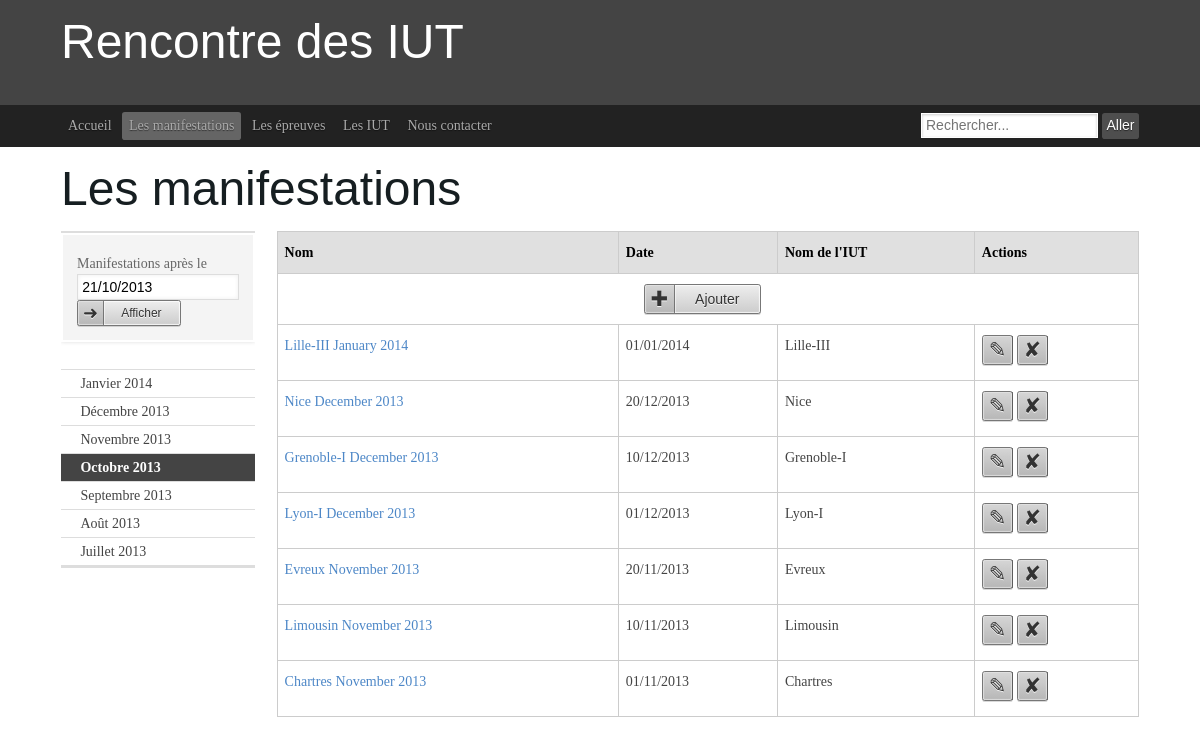
Page /manifs.php on the committed database.
### tables this page shows
create table manifestation (
numMan int(5) not null auto_increment,
nomMan varchar(80),
dateMan date,
noIut int(5) not null,
primary key (numMan),
foreign key (noIut) references iut(noIut) on update cascade on delete cascade
);

create table iut (
noIut int(5) not null auto_increment,
nomIut varchar(80),
adresse varchar(80),
nbEtudiants int(5),
primary key (noIut)
);

### include/queryUtil.php (called while the page is built, shortened)
<?php
function query($query) {
    $bdd = mysqli_connect('aquassaut.pwnz.org','proje','tbdd','projet');
    $result = mysqli_query($bdd, $query);
    $array_sultat = [];
    $compteur = 0;
    while($row = $result->fetch_row()) {
        $array_sultat[$compteur] = $row;
        $compteur += 1;
    }
    return $array_sultat;
}
?>

### view/manifsView.php (called while the page is built, shortened)
<?php
require_once "include/queryUtil.php";
function selectAllManifestationsAfter($date) {
    $q = 'select numMan, nomMan, date_format(dateMan, "%d/%m/%Y"), nomIut, m.noIUT
          from manifestation as m
          inner join iut i on m.noIut = i.noIut
          where dateMan > date("'.$date.'")
          order by dateMan desc;';
    return query($q);
}
?>

### manifs.php (the view, shortened to what this page needs)
<?php
require_once "include/pageTemplate.php";
require_once "view/manifsView.php";
function surroundingMonths($date) {
    echo('
                    <aside class="ym-g18 ym-gl ym-vlist">
                        <ul>
    ');
    $monthToString = [
        "Janvier",
        "Février",
        "Mars",
        "Avril",
        "Mai",
        "Juin",
        "Juillet",
        "Août",
        "Septembre",
        "Octobre",
        "Novembre",
        "Décembre"
    ];
    $arrayDate = explode("/", $date);
    $month = $arrayDate[1] - 1;
    echo('
                            <form id="formDate"  onsubmit="return checkDate();">
                                <li>
                                    <div class="ym-form ym-full">
                                        <div class="ym-fbox">
                                            <label for="Date ">Manifestations après le</label>
                                            <input id="date" type="text" name="date" value="'.$date.'" placeholder="jj/mm/aaaa" />
                                            <button type="submit" class="ym-button ym-next ym-small" name="Afficher" onClick="checkDate();" >Afficher</button>
                                        </div>
                                    </div>
                                </li>
                            </form>
                            <li>
                                <span id="errorDate"></span>
                            </li>
    ');
    for ($i = 3; $i >= -3; $i -= 1) {
        $m = $month + $i;
        $y = $arrayDate[2];
        if ($m < 0) {
            $y -= 1;
            $m += 12;
        } elseif ($m > 11) {
            $y += 1;
            $m -= 12;
        } elseif($i === 0) {
            echo ('
                            <li class="active"><strong>'.$monthToString[$m].' '.$y.'</strong></li>
            ');
            continue;
        }
        echo ('
                            <li><a href="?date=01/'.($m + 1).'/'.$y.'&month=true">'.$monthToString[$m].' '.$y.'</a></li>
        ');
    }
    echo('
                        </ul>
                    </aside>
    ');
}
function printManifestations($date, $bymonth) {
    list($jj,$mm,$yy) = explode("/",$date);
    if($bymonth)
        $manifs = selectAllManifestationsInMonth($yy."-".$mm."-".$jj);
    else
        $manifs = selectAllManifestationsAfter($yy."-".$mm."-".$jj);
    echo('
                    <script src="include/scriptManifs.js"></script>
                    <article class="ym-g80 ym-gr ym-content">
                        <table class="bordertable">
                            <thead>
                                <tr>
                                    <th>Nom</th>
                                    <th>Date</th>
                                    <th>Nom de l\'IUT</th>
                                    <th>Actions</th>
                                </tr>
                            </thead>
                            <tbody>
                                <tr id="0">
                                    <td colspan="4">
                                        <center>
                                            <button class="ym-button ym-add" onclick="popForm(0,0);">Ajouter</button>
                                        </center>
                                    </td>
                                </tr>
    ');
    foreach($manifs as $manif) {
        echo('
                                <tr id="'.$manif[0].'">
                                    <td><a id="manif-nom-'.$manif[0].'" href="manifDetail.php?num='.$manif[0].'" >'.$manif[1].'</a></td>
                                    <td id="manif-date-'.$manif[0].'">'.$manif[2].'</td>
                                    <td id="manif-nomIUT-'.$manif[0].'">'.$manif[3].'</td>
                                    <td>
                                        <form id="form-manif-'.$manif[0].'" method="post" action="">
                                            <input type="hidden" name="action" value="delete">
                                            <input type="hidden" name="id" value="'.$manif[0].'">
                                        </form>
                                        <button class="ym-button ym-edit ym-ico-btn" onclick="popForm('.$manif[0].','.$manif[4].');"></button>
                                        <button class="ym-button ym-delete ym-ico-btn" onclick="document.getElementById(\'form-manif-'.$manif[0].'\').submit();"> </button>
                                    </td>
                                </tr>
        ');
    }
    echo('
                            </tbody>
                        </table>
                    </article>
                    <select id="iutList" style="display : none;">
    ');
    echo('
                    </select>
    ');
}
$date = date("d/m/Y");
$bymonth = false;
surroundingMonths($date);
printManifestations($date, $bymonth);
?>

### rows in the picture
manifestation: nomMan "Lille-III January 2014", manif "01/01/2014", noIut.nomIut "Lille-III"
manifestation: nomMan "Nice December 2013", manif "20/12/2013", noIut.nomIut "Nice"
manifestation: nomMan "Grenoble-I December 2013", manif "10/12/2013", noIut.nomIut "Grenoble-I"
manifestation: nomMan "Lyon-I December 2013", manif "01/12/2013", noIut.nomIut "Lyon-I"
manifestation: nomMan "Evreux November 2013", manif "20/11/2013", noIut.nomIut "Evreux"
manifestation: nomMan "Limousin November 2013", manif "10/11/2013", noIut.nomIut "Limousin"
manifestation: nomMan "Chartres November 2013", manif "01/11/2013", noIut.nomIut "Chartres"

### other values in the picture
$page[1] "Accueil"
$page[1] "Les manifestations"
$page[1] "Les épreuves"
$page[1] "Les IUT"
$page[1] "Nous contacter"
$title "Les manifestations"
$monthToString[$m] "Janvier"
$y "2014"
$monthToString[$m] "Décembre"
$y "2013"
$monthToString[$m] "Novembre"
$monthToString[$m] "Octobre"
$monthToString[$m] "Septembre"
$monthToString[$m] "Août"
$monthToString[$m] "Juillet"
